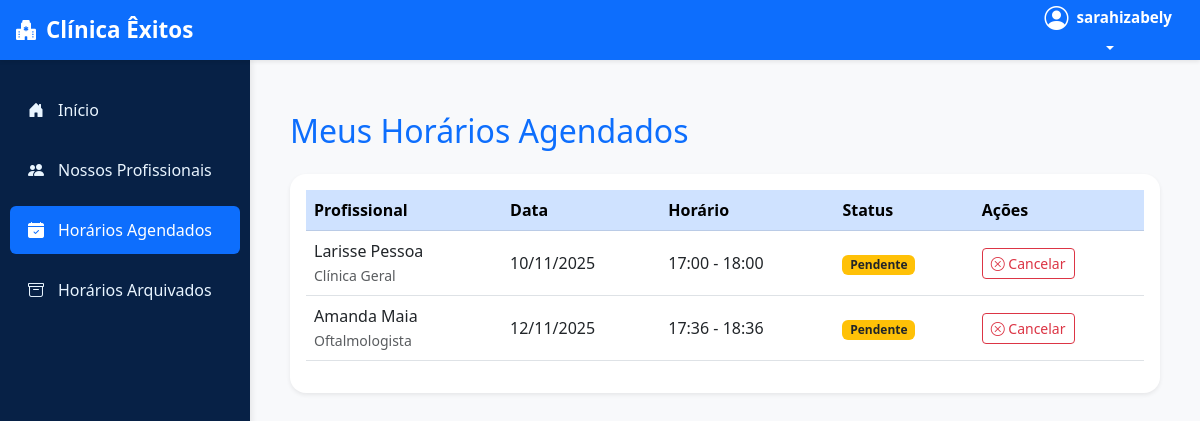
Page /horarios/agendados/ (signed in) on the earlier database version.
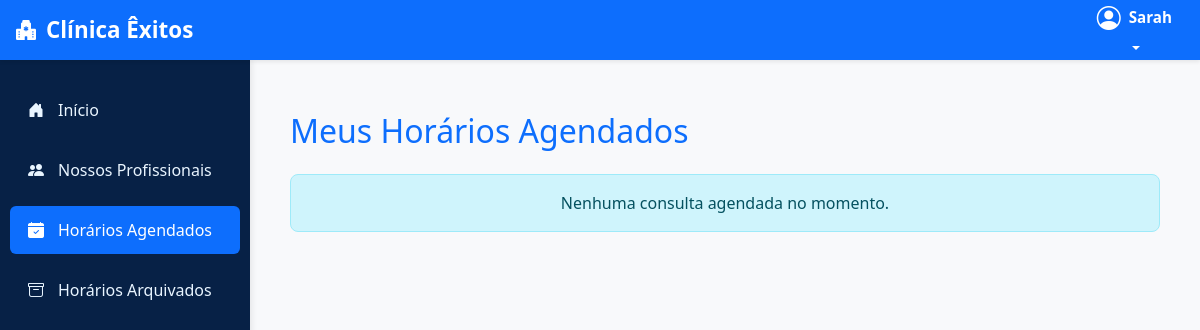
Same page on the later database version.
### usuarios/models.py (models this page shows, shortened)
class UsuarioAdaptado(AbstractUser):
    cpf = models.CharField(max_length=11, unique=True, verbose_name="CPF")
    nome_cidade = models.CharField(max_length=100, blank=True, null=True)
    endereco = models.CharField(max_length=255, blank=True, null=True)
    nome_bairro = models.CharField(max_length=100, blank=True, null=True)
    data_nascimento = models.DateField(blank=True, null=True)
    foto_perfil = models.ImageField(upload_to='perfil/', null=True, blank=True, verbose_name="Foto de Perfil")
    is_professional = models.BooleanField(default=False)
    especializacao = models.CharField(max_length=255, blank=True, null=True, verbose_name="Especialização")
    crm = models.CharField(max_length=50, blank=True, null=True, verbose_name="CRM")
    telefone_contato = models.CharField(max_length=20, blank=True, null=True, verbose_name="Telefone de Contato")
    email_profissional = models.EmailField(blank=True, null=True, verbose_name="E-mail Profissional")
    biografia = models.TextField(blank=True, null=True, verbose_name="Biografia")

class Agendamento(models.Model):
    paciente = models.ForeignKey(
        settings.AUTH_USER_MODEL,
        on_delete=models.CASCADE,
        related_name='agendamentos_paciente'
    )
    profissional = models.ForeignKey(
        settings.AUTH_USER_MODEL,
        on_delete=models.CASCADE,
        related_name='agendamentos_profissional'
    )
    data = models.DateField()
    hora_inicio = models.TimeField()
    hora_fim = models.TimeField()
    criado_em = models.DateTimeField(default=timezone.now)
    concluida = models.BooleanField(default=False, verbose_name="Consulta Concluída")  # 🔵 novo campo
    class Meta:
        verbose_name = "Agendamento"
        verbose_name_plural = "Agendamentos"
        ordering = ['data', 'hora_inicio']

### usuarios/views.py (the view)
# urls.py: path('horarios/agendados/', usuarios_views.horarios_agendados, name='horarios_agendados'),
@login_required
def horarios_agendados(request):
    if request.user.is_professional:
        consultas = Agendamento.objects.filter(
            profissional=request.user,
            concluida=False
        ).order_by('data', 'hora_inicio')
        titulo = "Meus Agendamentos com Pacientes"
        aviso = None  # profissionais não recebem avisos
    else:
        consultas = Agendamento.objects.filter(
            paciente=request.user,
            concluida=False
        ).order_by('data', 'hora_inicio')
        titulo = "Meus Horários Agendados"
        aviso = AvisoCancelamento.objects.filter(paciente=request.user, lido=False).order_by('-data', '-hora_inicio').first()
    return render(
        request,
        'horarios_paciente/horarios_agendados.html',
        {
            'consultas': consultas,
            'titulo': titulo,
            'aviso': aviso
        }
    )

### agenda/templates/horarios_paciente/horarios_agendados.html (shortened to what this page needs)
{% extends 'base.html' %}
{% block content %}
<div class="container mt-4">
    <h2 class="text-primary mb-4">{{ titulo }}</h2>
    {% if consultas %}
        <div class="card shadow-sm rounded-4 p-3 bg-white border-0">
            <table class="table table-hover align-middle">
                <thead class="table-primary">
                    <tr>
                        <th>{% if user.is_professional %}Paciente{% else %}Profissional{% endif %}</th>
                        <th>Data</th>
                        <th>Horário</th>
                        <th>Status</th>
                        <th>Ações</th>
                    </tr>
                </thead>
                <tbody>
                    {% for horario in consultas %}
                        <tr>
                            <td>
                                {% if user.is_professional %}
                                    {{ horario.paciente.get_full_name }}
                                {% else %}
                                    {{ horario.profissional.get_full_name }}
                                    {% if horario.profissional.especializacao %}
                                        <br>
                                        <small class="text-muted">{{ horario.profissional.especializacao }}</small>
                                    {% endif %}
                                {% endif %}
                            </td>
                            <td>{{ horario.data|date:"d/m/Y" }}</td>
                            <td>{{ horario.hora_inicio|time:"H:i" }} - {{ horario.hora_fim|time:"H:i" }}</td>
                            <td>
                                {% if horario.concluida %}
                                    <span class="badge bg-success">Concluída</span>
                                {% else %}
                                    <span class="badge bg-warning text-dark">Pendente</span>
                                {% endif %}
                            </td>
                            <td>
                                <form method="post" action="{% url 'cancelar_agendamento' horario.id %}" style="display:inline;">
                                    <button type="submit" class="btn btn-outline-danger btn-sm">
                                        <i class="bi bi-x-circle"></i> Cancelar
                                    </button>
                                </form>
                            </td>
                        </tr>
                    {% endfor %}
                </tbody>
            </table>
        </div>
    {% else %}
        <div class="alert alert-info text-center">Nenhuma consulta agendada no momento.</div>
    {% endif %}
</div>
{% endblock %}

### templates/base.html (shortened to what this page needs)
{% load static %}
<!DOCTYPE html>
<html lang="pt-br">
<head>
    <link href="https://cdn.jsdelivr.net/npm/bootstrap@5.3.0/dist/css/bootstrap.min.css" rel="stylesheet">
    <link rel="stylesheet" href="https://cdn.jsdelivr.net/npm/bootstrap-icons@1.11.0/font/bootstrap-icons.css">
</head>
<body>
    <nav class="navbar top-navbar fixed-top">
        <div class="container-fluid">
            <a class="navbar-brand" href="{% if user.is_authenticated and user.groups.all.0.name == 'profissionais' %}{% url 'listar_horarios' %}
                {% elif user.is_authenticated and user.groups.all.0.name == 'usuarios_comum' %}{% url 'listar_consultas_usuario' %}
                {% elif user.is_superuser %}/admin/
                {% else %}{% url 'login' %}{% endif %}">
                <i class="bi bi-hospital-fill" style="font-size:1.25rem;"></i> Clínica Êxitos
            </a>
            <div class="user-menu">
                <div class="dropdown">
                    <button class="btn dropdown-toggle user-btn" type="button" data-bs-toggle="dropdown">
                        <div class="d-flex align-items-center gap-2">
                            {% if user.is_authenticated %}
                                {% if user.foto_perfil %}
                                    <img src="{{ user.foto_perfil.url }}" alt="{{ user.username }}" class="user-avatar">
                                {% else %}
                                    <i class="bi bi-person-circle fs-4" style="color:white"></i>
                                {% endif %}
                            {% else %}
                                <i class="bi bi-person-circle fs-4" style="color:white"></i>
                            {% endif %}
                            <div class="user-info text-start">
                                {% if user.is_authenticated %}
                                    <div class="user-name">{{ user.get_full_name|default:user.username }}</div>
                                {% else %}
                                    <div class="user-name">Visitante</div>
                                {% endif %}
                            </div>
                        </div>
                    </button>
                </div>
            </div>
        </div>
    </nav>
    <div class="sidebar">
        <nav class="nav flex-column">
            <a class="nav-link {% if request.resolver_match.url_name == 'listar_horarios' or request.resolver_match.url_name == 'listar_consultas_usuario' %}active{% endif %}"
               href="{% if user.is_authenticated and user.groups.all.0.name == 'profissionais' %}{% url 'listar_horarios' %}
                      {% elif user.is_authenticated and user.groups.all.0.name == 'usuarios_comum' %}{% url 'listar_consultas_usuario' %}
                      {% elif user.is_superuser %}/admin/
                      {% else %}{% url 'login' %}{% endif %}">
                <i class="bi bi-house-door-fill"></i> Início
            </a>
            <a class="nav-link {% if request.resolver_match.url_name == 'listar_profissionais' %}active{% endif %}" href="{% url 'listar_profissionais' %}">
                <i class="bi bi-people-fill"></i> Nossos Profissionais
            </a>
            <a class="nav-link {% if request.resolver_match.url_name == 'horarios_agendados' %}active{% endif %}" href="{% url 'horarios_agendados' %}">
                <i class="bi bi-calendar-check-fill"></i> Horários Agendados
            </a>
            <a class="nav-link {% if request.resolver_match.url_name == 'horarios_arquivados' %}active{% endif %}" href="{% url 'horarios_arquivados' %}">
                <i class="bi bi-archive"></i> Horários Arquivados
            </a>
        </nav>
    </div>
    <main class="main-content">
        {% block content %}{% endblock %}
    </main>
</body>
</html>

### templates/base.html (style rules this page uses)
:root { --primary-blue: #0d6efd; --light-blue: #e9f5ff; --dark-blue: #072146; --sidebar-width: 250px; --muted-text: #6c757d; }
body { background-color: #f8f9fb; font-family: 'Segoe UI', Tahoma, Geneva, Verdana, sans-serif; }
.top-navbar { background-color: var(--primary-blue); height: 60px; box-shadow: 0 2px 4px rgba(0,0,0,0.08); }
.top-navbar .container-fluid { display: flex; justify-content: space-between; align-items: center; height: 100%; padding: 0 1rem; }
.top-navbar .navbar-brand { color: white; font-size: 1.4rem; font-weight: 700; display: flex; align-items: center; gap: 10px; margin: 0; height: 100%; text-decoration: none; }
.top-navbar .user-menu { color: white; display: flex; align-items: center; height: 100%; }
.top-navbar .dropdown-toggle { background-color: transparent; border: none; color: white; font-weight: 500; padding: 8px 12px; }
.top-navbar .user-name { font-weight: 600; font-size: 0.95rem; color: white; }
.sidebar { position: fixed; top: 60px; left: 0; bottom: 0; width: var(--sidebar-width); background-color: var(--dark-blue); padding-top: 20px; box-shadow: 2px 0 6px rgba(0,0,0,0.08); overflow-y: auto; }
.sidebar .nav-link { color: #e9f5ff; padding: 12px 18px; margin: 6px 10px; border-radius: 6px; transition: all 0.2s; display: flex; align-items: center; gap: 10px; }
.sidebar .nav-link.active { background-color: var(--primary-blue); color: white; }
.sidebar .nav-link i { width: 20px; }
.main-content { margin-left: var(--sidebar-width); margin-top: 60px; padding: 28px; min-height: calc(100vh - 60px); }
.alert { border-radius: 8px; }

Differences in the rows shown:
removed Agendamento: profissional.get_full_name "Larisse Pessoa", profissional.especializacao "Clínica Geral", data "10/11/2025", hora_inicio "17:00", hora_fim "18:00", concluida "Pendente"
removed Agendamento: profissional.get_full_name "Amanda Maia", profissional.especializacao "Oftalmologista", data "12/11/2025", hora_inicio "17:36", hora_fim "18:36", concluida "Pendente"
changed UsuarioAdaptado: get_full_name "sarahizabely" → "Sarah"
Other differences:
text no longer shown: "Profissional Data Horário Status Ações"
text now shown: "Nenhuma consulta agendada no momento."
